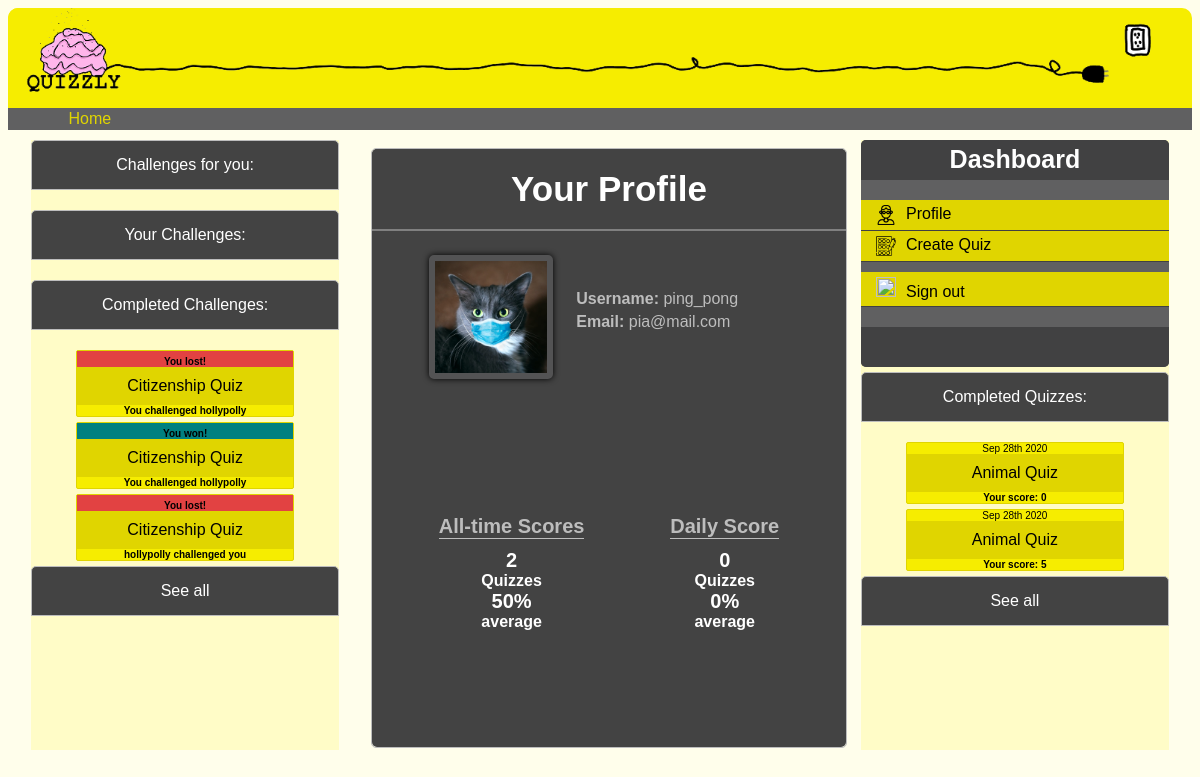
Screenshot of /profile (signed in) with the database file from the repository.
### tables this page shows
CREATE TABLE challenge_history(challenge_id INTEGER PRIMARY KEY, challenger INTEGER, opponent INTEGER, quiz INTEGER, challenger_completed BOOL, opponent_completed BOOL, date1 DATETIME,                challenger_score INTEGER, opponent_score INTEGER,FOREIGN KEY(challenger) REFERENCES users(user_id), FOREIGN KEY(opponent) REFERENCES users(user_id), FOREIGN KEY(quiz) REFERENCES quizzes(quiz_id));

CREATE TABLE quizzes (quiz_id INTEGER PRIMARY KEY, title STRING, description STRING, author STRING, category STRING, votes INTEGER, date_created DATETIME);

CREATE TABLE users (user_id INTEGER PRIMARY KEY, username STRING, email STRING, password STRING, image STRING);

CREATE TABLE quiz_history(hist_id INTEGER PRIMARY KEY, user INTEGER, quiz INTEGER, result INTEGER, date1 DATETIME, FOREIGN KEY(quiz) REFERENCES quizzes(quiz_id));

### app.py (the view)
@app.route("/profile")
@check_if_logged_in
def profile():
    username = user.get_username()
    user_id = user.get_user_id()
    email = user.get_email()
    fname = "images/ProfilePics/{}.png".format(user_id)
    image = url_for("static", filename=fname)
    query = "SELECT quiz_history.result, DATE(quiz_history.date1) as 'DATE()', quizzes.title from quiz_history INNER JOIN quizzes ON quizzes.quiz_id = quiz_history.quiz WHERE user=?"
    results = get_db_content(query, (user_id,), True)
    completed_quizzes = [dict(zip(('result', 'date', 'title'), result)) for result in results]
    query = "SELECT quiz_history.date1 from quiz_history INNER JOIN quizzes ON quizzes.quiz_id = quiz_history.quiz WHERE user=?"
    results = get_db_content(query, (user_id,), True)
    times3 = [datetime.strptime(result[0], '%Y-%m-%d %H:%M:%S') for result in results]
    print(times3)
    print(datetime.utcnow().date().strftime('%Y-%m-%d'))
    print(completed_quizzes)
    print(completed_quizzes)
    todays_quizzes = [comp for comp in completed_quizzes if (comp['date'] == datetime.utcnow().date().strftime('%Y-%m-%d'))]
    print("piababooon")
    print(todays_quizzes)
    total_score = 0
    todays_score = 0
    print("pppp")
    print(sum([quiz['result'] for quiz in completed_quizzes]))
    if len(completed_quizzes) > 0:
        total_score = int((sum([quiz['result'] for quiz in completed_quizzes])/len(completed_quizzes))*(100/(5)))
    if len(todays_quizzes) > 0:
        todays_score = int(sum([quiz['result'] for quiz in todays_quizzes])/len(todays_quizzes)*(100/(5)))
    query = "SELECT challenge_history.challenge_id,quizzes.quiz_id, quizzes.title, users.username from challenge_history INNER JOIN quizzes ON quizzes.quiz_id = challenge_history.quiz INNER JOIN users ON users.user_id = challenge_history.challenger WHERE opponent=? AND opponent_completed=? ORDER BY challenge_history.date1 ASC"
    results = get_db_content(query, (user_id, False), True)
    open_challenges = [dict(zip(('challenge_id','quiz_id','title', 'username', 'remtime'), result)) for result in results]
    print(open_challenges)
    war_start = '2011-01-03 5:12:12'
    b = datetime.strptime(war_start, '%Y-%m-%d %H:%M:%S')
    print(b)
    query = "SELECT challenge_history.date1 from challenge_history INNER JOIN quizzes ON quizzes.quiz_id = challenge_history.quiz INNER JOIN users ON users.user_id = challenge_history.challenger WHERE opponent=? AND opponent_completed=? ORDER BY challenge_history.date1 ASC"
    results = get_db_content(query, (user_id, False), True)
    times = [datetime.strptime(result[0], '%Y-%m-%d %H:%M:%S') for result in results]
    print(times)
    query = "SELECT challenge_history.challenge_id,quizzes.quiz_id, quizzes.title, users.username from challenge_history INNER JOIN quizzes ON quizzes.quiz_id = challenge_history.quiz INNER JOIN users ON users.user_id = challenge_history.opponent WHERE challenger=? AND opponent_completed=? ORDER BY challenge_history.date1 ASC"
    results = get_db_content(query, (user_id, False), True)
    open_challenges_you = [dict(zip(('challenge_id','quiz_id','title', 'username'), result)) for result in results]
    print(open_challenges_you)
    query = "SELECT challenge_history.date1 from challenge_history INNER JOIN quizzes ON quizzes.quiz_id = challenge_history.quiz INNER JOIN users ON users.user_id = challenge_history.opponent WHERE challenger=? AND opponent_completed=? ORDER BY challenge_history.date1 ASC"
    results = get_db_content(query, (user_id, False), True)
    times2 = [datetime.strptime(result[0], '%Y-%m-%d %H:%M:%S') for result in results]
    print("jejejejeje")
    query = "SELECT challenge_history.challenge_id, quizzes.quiz_id, quizzes.title, users.username, \
            challenge_history.opponent,challenge_history.challenger_score, challenge_history.opponent_score from challenge_history INNER JOIN \
            quizzes ON quizzes.quiz_id = challenge_history.quiz INNER JOIN users ON users.user_id = \
            (case when (challenge_history.challenger = ?) then (challenge_history.opponent) else \
            (challenge_history.challenger) END) WHERE (opponent=? OR challenger=?) AND opponent_completed=?"
    results = get_db_content(query, (user_id, user_id,user_id, True), True)
    completed_challenges = [dict(zip(('challenge_id','quiz_id', 'title', 'username', 'opponent', 'challenger_score', 'opponent_score'), result)) for result in results]
    print(completed_challenges)
    q, op = get_soonest_expiring_challenge(open_challenges, times, open_challenges_you, times2)
    print("q: " + str(q))
    print("challenge id for deletion is " + str(op))
    return render_template("user_profile.html", quizzes = completed_quizzes, times3=times3, open_challenges = open_challenges, open_challenges_you=open_challenges_you, completed_challenges = completed_challenges, total_count = len(completed_quizzes), today_count=len(todays_quizzes),\
                            total_score = total_score, today_score = todays_score, username=username, email = email, image=image, user_id = session["USER_ID"], s_time = b, times=times, times2=times2, shortest_t = q, c_id = op)

### User.py (called while the page is built)
    def get_username(self):
        print(f"username:{self.username}")
        return self.username

    def get_user_id(self):
        print(f"user id:{self._id}")
        return self._id

    def get_email(self):
        return self.email

### app.py (called while the page is built)
def check_if_logged_in(fn):
    @wraps(fn)
    def wrapper(*args, **kwargs):
        print("accessing wrapper: " )
        if not session.get("USER_ID"):
            flash("Please log in or register")
            return render_template("signup.html")
        global user
        user = User(session.get("USER_ID"))
        return fn(*args, **kwargs)
    return wrapper

def get_db_content(query, tup, fetchall=False):
    conn = sqlite3.connect(DATABASE)
    cursor = conn.cursor()
    if fetchall:
        if tup == None:
            result = cursor.execute(query).fetchall()
        else:
            result = cursor.execute(query, tup).fetchall()
    else:
        if tup == None:
            result = cursor.execute(query).fetchone()
        else:
            result = cursor.execute(query, tup).fetchone()
    conn.close()
    return result

def get_soonest_expiring_challenge(your, your_time, for_you, for_you_time):
    best = your
    best_time = your_time
    time_seconds = 0
    challenge_id = 0
    if your and for_you:
        if your_time[0] > for_you_time[0]:
           best = for_you
           best_time = for_you_time
    elif for_you and not your:
        best = for_you
        best_time = for_you_time
    else:
        return -1, -1
    time_seconds = (best_time[0] - datetime.utcnow()).seconds
    challenge_id = best[0]["challenge_id"]
    return time_seconds, challenge_id

### templates/user_profile.html (shortened to what this page needs)
{% extends "base.html" %}
        {%block head%}
        <link rel = "stylesheet" href = {{url_for('static', filename="css/style_profile.css")}}/>
        {%endblock%}
        {% block sort %}
        <li><div class = "home_button" onclick="go_to('/')">Home</div></li>
        {% endblock %}
        {% block left %}
        <ul>
            <li>
            <div class = "current-challenge-headline">Challenges for you:</div>
            </li>
                <li>
                <div class = "current-challenge-headline">Your Challenges:</div>
                </li>
            <li>
                <div class = "current-challenge-headline">Completed Challenges:</div>
                    {% for completed_challenge in completed_challenges %}
                    <div class = "current-challenge">
                        {% if user_id != completed_challenge.opponent %}
                        {% if completed_challenge.opponent_score > completed_challenge.challenger_score %}
                            <div class = "challenge-loser">You lost!</div>
                        {% else %}
                            <div class = "challenge-winner">You won! {{completed_challenge.challenge }}</div>
                        {% endif %}
                        <div class = "challenge-title">{{completed_challenge.title}}</div>
                        <div class = "challenge-challenger"> {{completed_challenge.username}} challenged you</div>
                        {% else %}
                        {% if completed_challenge.opponent_score < completed_challenge.challenger_score %}
                            <div class = "challenge-loser">You lost!</div>
                        {% else %}
                            <div class = "challenge-winner">You won! {{completed_challenge.challenge }}</div>
                        {% endif %}
                        <div class = "challenge-title">{{completed_challenge.title}}</div>
                        <div class = "challenge-challenger">You challenged {{completed_challenge.username}}</div>
                        {% endif %}
                    </div>
                    {% endfor %}
            </li>
            <li class = "current-challenge-headline see_all" onclick="go_to('/see_all/challenges')">See all </li>
        </ul>
    {% endblock %}
        {% block middle %}
        <ul class = "quizcontainer">
            <li class = "innerContainer">
                <ul class = "inner">
                <li>
                    <div class = "prf">
                        <div class = "profile-username">Your Profile</div>
                        <div class = "profile-center-container">
                        <img class = "profile-pic" id = "profile-pic" onclick="change_picture()" src = {{image}}/>
                       <div class = "profile-info-container">
                        <div><span class = "profile-highlight">Username:</span> {{username}}</div>
                       <div><span class = "profile-highlight">Email: </span>{{email}}</div>
                    </div>
                    </div>
                    </div>
                </li>
                <li>
                <div class = "scores">
                <div>
                    <div class = "scores-headline"> All-time Scores</div>
                    <div><div class = "scores-stat">{{ total_count }} </div> Quizzes</div>
                    <div><div class = "scores-stat">{{ total_score }}%</div> average</div>
                </div>
                <div>
                    <div class = "scores-headline"> Daily Score</div>
                    <div><div class = "scores-stat">{{ today_count }}</div> Quizzes</div>
                    <div><div class = "scores-stat">{{ today_score }}%</div> average</div>
                </div>
                </div>
                </li>
                 </ul>
             </li>
        </ul>
        {% endblock %}
            {%block right%}
                <li>
                <div class = "current-challenge-headline">Completed Quizzes:</div>
                {% for quiz in quizzes %}
                <div class = "current-challenge" onclick = "">
                    <div class = "challenge-date">{{ moment(times3[loop.index0]).format("MMM Do YYYY") }}</div>
                    <div class = "challenge-title">{{ quiz.title }}</div>
                    <div class = "challenge-challenger">Your score: {{ quiz.result }}</div>
                </div>
                {% endfor %}
                </li>
                <li class = "current-challenge-headline see_all" onclick="go_to('/see_all/quiz_history')">See all </li>
            {%endblock%}

### static/css/style_profile.css (style rules this page uses)
body { font-family: Arial, Helvetica, sans-serif; background-color:#fffeeb; }
.home_button { margin-left: 5%; width: 50px; cursor: pointer; text-align: center; color: #e0d500; }
.sort li { width: 100%; margin-right: 4%; }
ul { list-style-type:none; margin:0; padding:0; display: flex; flex-direction: column; }
.innerContainer { border: 1px solid #bdbdbd; border-radius: 5px; margin: 0.5em; margin-bottom: 0.1em; width: 100%; }
.inner { flex-direction: column; flex-wrap: wrap; width: 100%; min-height: 20em; align-items: left; background-color: #434343; border-radius: 5px; }
.scores { display: flex; flex-direction: row; justify-content: space-around; flex-wrap: wrap; margin: 5%; font-weight: bold; text-shadow: #606061; color: white; margin-top: 6%; text-align: center; }
.scores-headline { font-size: 20px; font-weight: bold; border-bottom: 1px solid #bdbdbd; color: #bdbdbd; margin-bottom: 10px; }
.scores-stat { font-size: 20px; }
.profile-pic { width: 7em; height: 7em; border: 6px solid #535354; border-radius: 5px; margin: 5%; margin-top: 0; cursor: pointer; filter: drop-shadow(0px 0px 3px black); }
.profile-username { color: white; padding-top: 20px; padding-bottom: 20px; border-top-left-radius: 5px; border-top-right-radius: 5px; background-color: #434343; margin-bottom: 5%; font-size: 35px; font-weight: bold; border-bottom: 2px solid gray; display: flex; justify-content: center; align-items: center; text-align: center; }
.inner li { display: flex; flex-direction: column; }
.current-challenge-headline { padding-top: 15px; padding-bottom: 15px; margin-bottom: 20px; color: white; border: 1px solid #bdbdbd; background-color: #434343; border-top-right-radius: 5px; border-top-left-radius: 5px; text-align: center; }
.see_all { cursor: pointer; }
.current-challenge { background-color: #f6ed00; border: 1px solid #e0d500; text-align: center; border-radius: 2px; margin: auto; margin-bottom: 5px; width: 70%; cursor: pointer; }
.challenge-challenger { font-size: 10px; font-weight: bold; }
.challenge-title { background-color: #e0d500; padding:10px; }
.challenge-date, .challenge-winner, .challenge-loser { font-size: 10px; text-align: center; }
.challenge-winner { background-color: #008080; font-weight: bold; padding-top: 5px; }
.challenge-loser { background-color: #e24242; font-weight: bold; padding-top: 5px; }
.profile-center-container { display: flex; flex-direction: row; flex-wrap: wrap; width: 100%; justify-content: center; }
.profile-info-container { display: flex; flex-direction: column; width: 50%; }
.profile-info-container div { margin-bottom: 5px; color: #bdbdbd; }
.prf { display: flex; flex-direction: column; }
.profile-info-container div:first-child { margin-top: 15%; }
.profile-highlight { font-weight: bold; }

### rows the page displays
challenge_history: opponent_score "You lost!", title "Citizenship Quiz", username "hollypolly"
challenge_history: title "Citizenship Quiz", username "hollypolly"
challenge_history: opponent_score "You lost!", title "Citizenship Quiz", username "hollypolly"
users: username "ping_pong", email "pia@mail.com"
quiz_history: index0 "Sep 28th 2020", title "Animal Quiz", result "0"
quiz_history: index0 "Sep 28th 2020", title "Animal Quiz", result "5"

### other values shown
{{ total_count }} "2"
{{ total_score }} "50"
{{ today_count }} "0"
{{ today_score }} "0"
